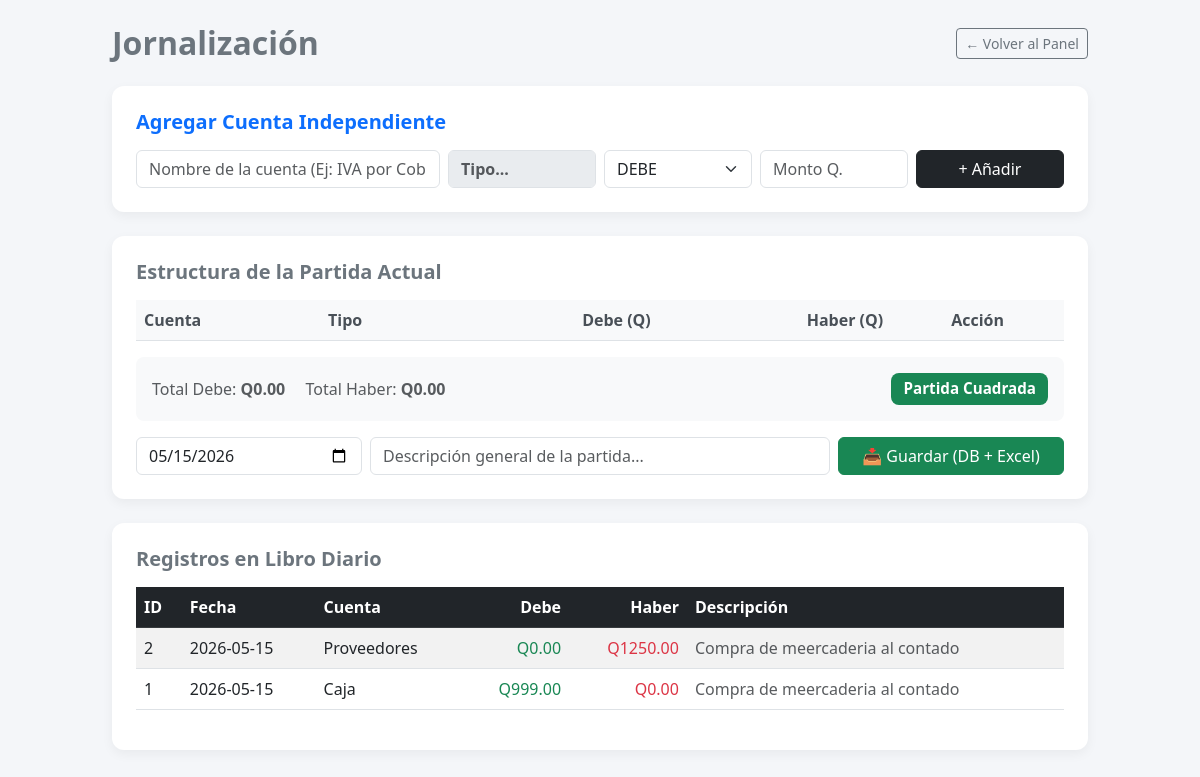
Before: /jornalizacion (signed in) with the older database file.
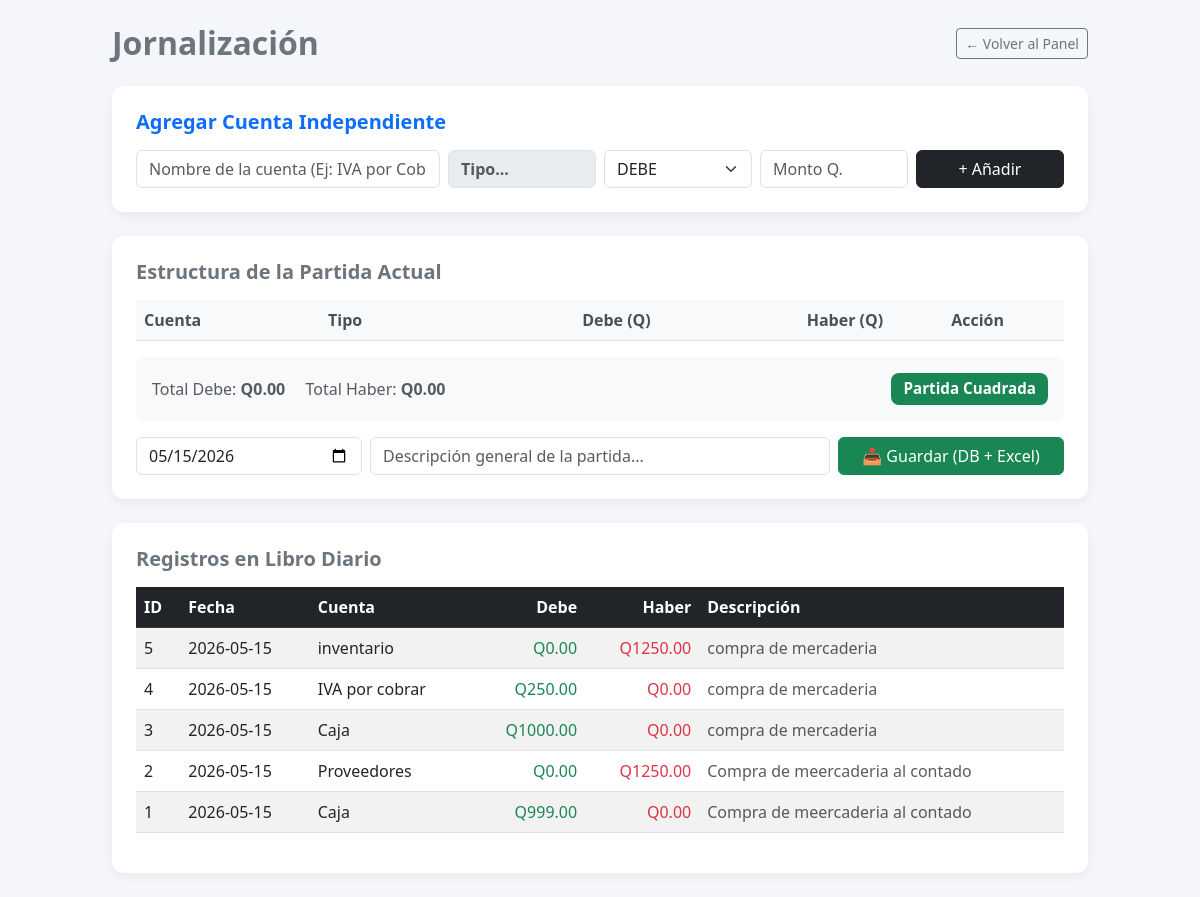
After: the same page with the newer database file.
### tables this page shows
CREATE TABLE jornalizacion (
        id INTEGER PRIMARY KEY AUTOINCREMENT,
        fecha TEXT,
        cuenta TEXT,
        debe REAL,
        haber REAL,
        descripcion TEXT
    );

### app.py (the view, shortened to what this page needs)
@app.route("/jornalizacion", methods=["GET", "POST"])
def jornalizacion():
    if "user" not in session: return redirect("/")
    conn = conectar()
    cursor = conn.cursor()
    cursor.execute("SELECT * FROM jornalizacion ORDER BY id DESC")
    filas_raw = cursor.fetchall()
    conn.close()
    datos = []
    for fila in filas_raw:
        id_reg = fila[0]
        fecha = fila[1]
        cuenta = fila[2] or ""
        debe = fila[3]
        haber = fila[4]
        descripcion = fila[5] or ""
        try:
            cuenta_limpia = cuenta.encode('latin1').decode('utf-8')
        except:
            try:
                cuenta_limpia = cuenta.encode('raw_unicode_escape').decode('utf-8')
            except:
                cuenta_limpia = cuenta
        try:
            desc_limpia = descripcion.encode('latin1').decode('utf-8')
        except:
            try:
                desc_limpia = descripcion.encode('raw_unicode_escape').decode('utf-8')
            except:
                desc_limpia = descripcion
        datos.append([id_reg, fecha, cuenta_limpia, debe, haber, desc_limpia])
    cuentas_para_lista = obtener_datos_csv()
    nombres_cuentas = [c['nombre'] for c in cuentas_para_lista] if cuentas_para_lista else []
    return render_template("jornalizacion.html", datos=datos, lista_nombres=nombres_cuentas)

### app.py (called while the page is built)
def conectar():
    conn = sqlite3.connect("database.db")
    conn.row_factory = sqlite3.Row
    return conn

### templates/jornalizacion.html (shortened to what this page needs)
<!DOCTYPE html>
<html lang="es">
<head>
    <link href="https://cdn.jsdelivr.net/npm/bootstrap@5.3.0/dist/css/bootstrap.min.css" rel="stylesheet">
</head>
<body class="p-4">
    <div class="container" style="max-width: 1000px;">
        <div class="d-flex justify-content-between align-items-center mb-4">
            <h2 class="fw-bold m-0 text-secondary">Jornalización</h2>
            <a href="/dashboard" class="btn btn-sm btn-outline-secondary">← Volver al Panel</a>
        </div>
        <div class="card card-minimal p-4 mb-4">
            <h5 class="fw-bold text-primary mb-3">Agregar Cuenta Independiente</h5>
            <div class="row g-2 align-items-center">
                <div class="col-md-4">
                    <input type="text" id="input_cuenta" list="lista_cuentas_autocompletar" class="form-control" placeholder="Nombre de la cuenta (Ej: IVA por Cobrar)">
                </div>
                <div class="col-md-2">
                    <input type="text" id="input_tipo" class="form-control" placeholder="Tipo..." readonly style="background-color: #e9ecef; font-weight: bold;">
                </div>
                <div class="col-md-2">
                    <select id="input_destino" class="form-select">
                        <option value="DEBE">DEBE</option>
                    </select>
                </div>
                <div class="col-md-2">
                    <input type="number" step="any" id="input_monto" class="form-control" placeholder="Monto Q.">
                </div>
                <div class="col-md-2">
                    <button type="button" id="btn_agregar_lista" class="btn btn-dark w-100">+ Añadir</button>
                </div>
            </div>
        </div>
        <div class="card card-minimal p-4 mb-4">
            <h5 class="fw-bold text-secondary mb-3">Estructura de la Partida Actual</h5>
            <table class="table table-sm-custom align-middle" id="tabla_temporal">
                <thead>
                    <tr>
                        <th>Cuenta</th>
                        <th>Tipo</th>
                        <th class="text-end">Debe (Q)</th>
                        <th class="text-end">Haber (Q)</th>
                        <th class="text-center">Acción</th>
                    </tr>
                </thead>
            </table>
            <div class="d-flex justify-content-between align-items-center bg-light p-3 rounded-3 mb-3">
                <div>
                    <span class="text-muted me-3">Total Debe: <strong id="txt_total_debe">Q0.00</strong></span>
                    <span class="text-muted">Total Haber: <strong id="txt_total_haber">Q0.00</strong></span>
                </div>
                <div id="status_cuadre" class="badge-balance badge bg-success">Partida Cuadrada</div>
            </div>
            <div class="row g-2">
                <div class="col-md-3">
                    <input type="date" id="partida_fecha" class="form-control" required>
                </div>
                <div class="col-md-6">
                    <input type="text" id="partida_descripcion" class="form-control" placeholder="Descripción general de la partida..." required>
                </div>
                <div class="col-md-3">
                    <button type="button" id="btn_finalizar_partida" class="btn btn-success w-100">📥 Guardar (DB + Excel)</button>
                </div>
            </div>
        </div>
        <div class="card card-minimal p-4">
            <h5 class="fw-bold text-secondary mb-3">Registros en Libro Diario</h5>
            <table class="table table-striped table-hover">
                <thead class="table-dark">
                    <tr>
                        <th>ID</th>
                        <th>Fecha</th>
                        <th>Cuenta</th>
                        <th class="text-end">Debe</th>
                        <th class="text-end">Haber</th>
                        <th>Descripción</th>
                    </tr>
                </thead>
                <tbody>
                    {% for fila in datos %}
                    <tr>
                        <td>{{ fila[0] }}</td>
                        <td>{{ fila[1] }}</td>
                        <td>{{ fila[2] }}</td>
                        <td class="text-end text-success">Q{{ "%.2f"|format(fila[3]) }}</td>
                        <td class="text-end text-danger">Q{{ "%.2f"|format(fila[4]) }}</td>
                        <td class="text-muted">{{ fila[5] }}</td>
                    </tr>
                    {% endfor %}
                </tbody>
            </table>
        </div>
    </div>
</body>
</html>

### templates/jornalizacion.html (style rules this page uses)
body { background-color: #f4f6f9; font-family: 'Segoe UI', Tahoma, Geneva, Verdana, sans-serif; }
.card-minimal { border: none; border-radius: 12px; box-shadow: 0 4px 12px rgba(0,0,0,0.05); background: white; }
.table-sm-custom th { font-weight: 600; color: #495057; background-color: #f8f9fa; }
.badge-balance { font-size: 0.95rem; padding: 8px 12px; border-radius: 8px; }

Changed rows visible on the page:
added jornalizacion: id "5", fecha "2026-05-15", cuenta "inventario", debe "0.00", haber "1250.00", descripcion "compra de mercaderia"
added jornalizacion: id "4", fecha "2026-05-15", cuenta "IVA por cobrar", debe "250.00", haber "0.00", descripcion "compra de mercaderia"
added jornalizacion: id "3", fecha "2026-05-15", cuenta "Caja", debe "1000.00", haber "0.00", descripcion "compra de mercaderia"
